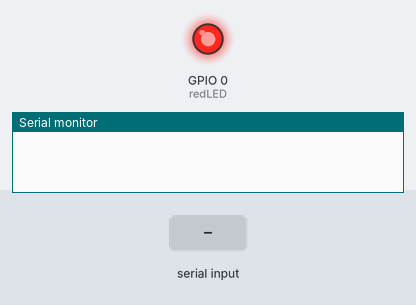
Bench run of a sketch on a simulated ESP32. Parts: output pins drawn as LEDs (lit = HIGH), the last lines printed to the serial monitor. Inputs (shaded band) come from the test bench.

Above: at 0.1 s.
At 10.8 s:
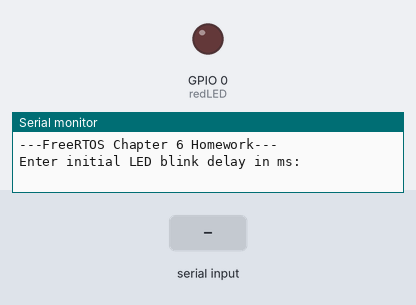
10.9 s: "1\n" received over Serial
At 11.4 s:
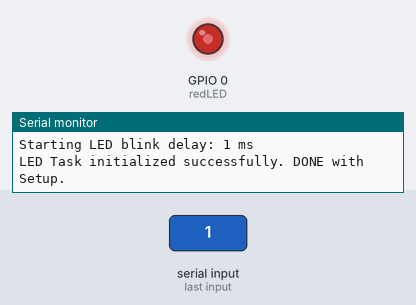
Timing chart, 0 to 13.9 s (numbered marks = the images above; inputs shaded):
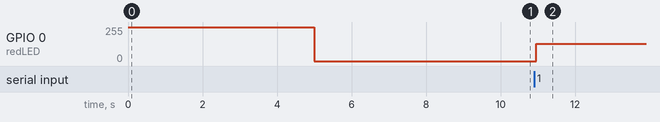

Measured:
- after the input at 10.9 s, GPIO 0 (redLED): 0/255 → 128/255 after 0.06 s

The sketch:

Chapter6_hw.ino
```cpp
// Limit to only 1 of the 2 cores to ease the learning of FreeRTOS
#if CONFIG_FREERTOS_UNICORE
static const BaseType_t app_cpu = 0;
#else
static const BaseType_t app_cpu = 1;
#endif

// Defaults
#define DEFAULT_LED_DELAY_MS 500

// Pins
static const int redLED = 0;

// Task Handles
TaskHandle_t taskA_handle = NULL;

// Create a Mutex handle
SemaphoreHandle_t outOfScopeMutex = NULL;

void vTaskWaitForToggle(){

  // Wait for the Semaphore to be taken
  while(uxSemaphoreGetCount(outOfScopeMutex) == 1){
    vTaskDelay(1 / portTICK_PERIOD_MS);
  }

  // Wait for the Semaphore to be given back
  while(uxSemaphoreGetCount(outOfScopeMutex) == 0){
    vTaskDelay(1 / portTICK_PERIOD_MS);
  }
}

void vTaskTake(){
  // Take the semaphore to indicate we are in the task scope
  if(xSemaphoreTake(outOfScopeMutex, 0) == pdTRUE){
    Serial.println("Semaphore successfully taken.");
  } else {
    Serial.println("Failed to take semaphore!");
  }
}

void vTaskGive(){
  // Release the semaphore now that the parameter has been read
  if(xSemaphoreGive(outOfScopeMutex) == pdTRUE){
    Serial.println("Semaphore successfully released.");
  } else {
    Serial.println("Failed to release semaphore!");
  }
}

// Tasks
void taskA(void *parameter) {
  /*
    Task A: Blink the built-in LED at a user-defined interval.
    The initial delay value is passed via the parameter pointer.
    The delay value can be updated via Serial input.
  */

  vTaskTake(); // Take the semaphore to indicate we are in the task scope

  // Get the initial delay value from the parameter
  int ledDelay = *(int *) parameter;

  // Delay just a bit to allow any monitoring to catch up
  vTaskDelay(5 / portTICK_PERIOD_MS);

  vTaskGive(); // Release the semaphore now that the parameter has been read

  Serial.print("LED delay argument is: ");
  Serial.println(ledDelay);

  if(ledDelay <= 0){
    Serial.println("Invalid initial delay value, using default of 500 ms");
    ledDelay = DEFAULT_LED_DELAY_MS; // Default to 500 ms if invalid
  }
  Serial.print("Starting LED blink delay: ");
  Serial.print(ledDelay);
  Serial.println(" ms");

  while(1) {

    // Blink the built-in LED
    digitalWrite(redLED, HIGH);
    vTaskDelay(ledDelay / portTICK_PERIOD_MS);
    digitalWrite(redLED, LOW);
    vTaskDelay(ledDelay / portTICK_PERIOD_MS);

  }
}

// Setup
void setup() {

  int startValue;
  outOfScopeMutex = xSemaphoreCreateMutex();

  // Configure the Serial Terminal
  Serial.begin(250000);

  pinMode(redLED, OUTPUT);

  digitalWrite(redLED, HIGH);
  vTaskDelay(5000 / portTICK_PERIOD_MS);
  digitalWrite(redLED, LOW);
  vTaskDelay(5000 / portTICK_PERIOD_MS);

  // Hello!
  Serial.println();
  Serial.println("---FreeRTOS Chapter 6 Homework---");

  // Get an initial value from the user
  Serial.println("Enter initial LED blink delay in ms:");
  while(Serial.available() == 0){
    vTaskDelay(30 / portTICK_PERIOD_MS);
  }
  String inputString = Serial.readStringUntil('\n');
  startValue = inputString.toInt();
  if(startValue <= 0){
    startValue = DEFAULT_LED_DELAY_MS;
  }
  Serial.print("Received the value: ");
  Serial.print(startValue);
  Serial.println(" from the terminal.");

  // Start the LED task
  xTaskCreatePinnedToCore(
    taskA,
    "Task A",
    2048,
    (void*)&startValue,
    1,
    NULL,
    app_cpu
  );

  Serial.println("Waiting for the LED task to initialize...");
  // Wait for the Task to take, then return, the semaphore
  vTaskWaitForToggle();
  Serial.println("LED Task initialized successfully. DONE with Setup.");
}

// Main Loop
void loop() {
  // Empty. Tasks are running independently.
}
```
